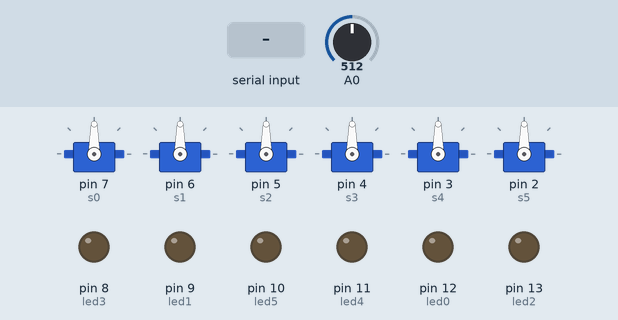
This program was run on a simulated Arduino Uno, built with avr-gcc and run on an emulated ATmega328P. On the bench: 6 × servo, output pins drawn as LEDs (lit = HIGH). The test bench sets the inputs (shaded band); at power-on: A0 = 512.

Above: at 1.2 s.
1.3 s: "emohaa" received over Serial
At 4.8 s:
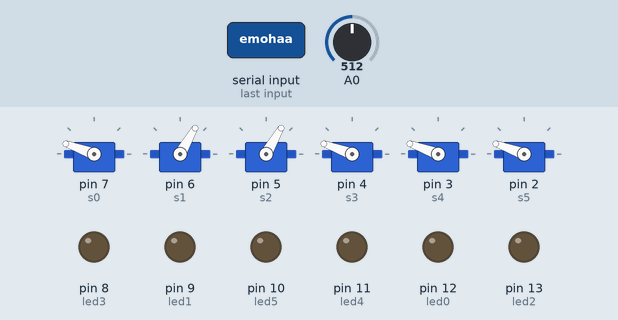
At 6.0 s:
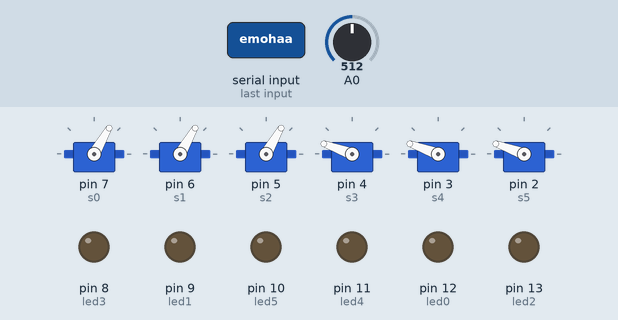
Timing chart, 0 to 7.5 s (numbered marks = the images above; inputs shaded):
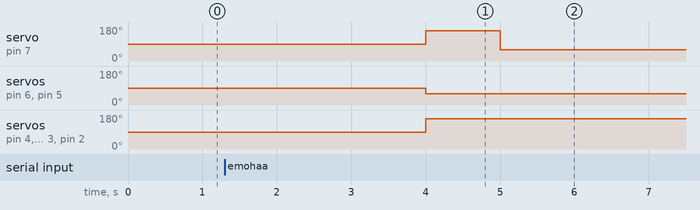

Measured:
- after the input at 1.3 s, servo on pin 7 (s0): 90° → 160° after 2.7 s, → 60° 1.0 s later; servo on pin 6 (s1), servo on pin 5 (s2): 90° → 60° after 2.7 s; servo on pin 4 (s3), servo on pin 3 (s4), servo on pin 2 (s5): 90° → 160° after 2.7 s

The program:

main.cpp
```cpp
#include <Arduino.h>
#include <Servo.h>
#include <string.h>

Servo s0,s1,s2,s3,s4,s5;
int led0=12, led1=9, led2=13, led3=8, led4=11, led5=10;
String data="";
// Sending Code from Arduino to Android
byte val=0;
void setup() {
    // put your setup code here, to run once:
    Serial.begin(9600);
    s0.attach(7);
    s1.attach(6);
    s2.attach(5);
    s3.attach(4);
    s4.attach(3);
    s5.attach(2);
    pinMode(led0, OUTPUT);
    pinMode(led1, OUTPUT);
    pinMode(led2, OUTPUT);
    pinMode(led3, OUTPUT);
    pinMode(led4, OUTPUT);
    pinMode(led5, OUTPUT);
}

void loop() {
    // put your main code here, to run repeatedly:
    if(Serial.available()){
        val = analogRead(A0);
        if(val > 5){
        Serial.println("k");
        delay(500);
    }else{
            char ch = Serial.read();
            if(ch == ',') {
                data = "";
            }
            else{
                data+=ch;
            }
            //Serial.println(data);
            if (data.length() == 6){
                if(data.charAt(0)=='1'){
                    s0.write(160);
                    digitalWrite(led0,HIGH);
                }else{
                    digitalWrite(led0,LOW);
                    s0.write(60);
                }
                if(data.charAt(1)=='1'){
                    digitalWrite(led1,HIGH);
                    s1.write(160);
                }else{
                    digitalWrite(led1,LOW);
                    s1.write(60);
                }
                if(data.charAt(2)=='1'){
                    digitalWrite(led2,HIGH);
                    s2.write(160);
                }else{
                    digitalWrite(led2,LOW);
                    s2.write(60);
                }
                if(data.charAt(3)=='1'){
                    digitalWrite(led3,HIGH);
                    s3.write(60);
                }else{
                    digitalWrite(led3,LOW);
                    s3.write(160);
                }
                if(data.charAt(4)=='1'){
                    digitalWrite(led4,HIGH);
                    s4.write(60);
                }else{
                    digitalWrite(led4,LOW);
                    s4.write(160);
                }
                if(data.charAt(5)=='1'){
                    digitalWrite(led5,HIGH);
                    s5.write(60);
                }else{
                    digitalWrite(led5,LOW);
                    s5.write(160);
                }

    // Code for Emotion Representation
                if(data=="emohaa"){
                    s0.write(160);
                    delay(1000);
                    s0.write(60);
                }else if(data=="emosad"){
                    s1.write(160);
                    delay(1000);
                    s1.write(60);
                }else if(data=="emoang"){
                    s2.write(160);
                    delay(1000);
                    s2.write(60);
                }else if(data=="emofer"){
                    s3.write(60);
                    delay(1000);
                    s3.write(160);
                }else{}

    }
    }
}
delay(500); //1 second delay after each letter
}
```
